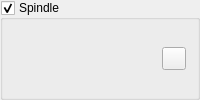
          <widget class="QGroupBox" name="grpSpindle">
           <property name="enabled">
            <bool>true</bool>
           </property>
           <property name="title">
            <string>Spindle</string>
           </property>
           <property name="checkable">
            <bool>true</bool>
           </property>
           <property name="overrided" stdset="0">
            <bool>false</bool>
           </property>
           <layout class="QHBoxLayout" name="horizontalLayout_2">
            <item>
             <widget class="QWidget" name="widgetSpindle" native="true">
              <layout class="QHBoxLayout" name="horizontalLayout_5">
               <property name="spacing">
                <number>10</number>
               </property>
               <property name="leftMargin">
                <number>0</number>
               </property>
               <property name="topMargin">
                <number>0</number>
               </property>
               <property name="rightMargin">
                <number>0</number>
               </property>
               <property name="bottomMargin">
                <number>0</number>
               </property>
               <item>
                <widget class="SliderBox" name="slbSpindle" native="true">
                 <property name="sizePolicy">
                  <sizepolicy hsizetype="Expanding" vsizetype="Preferred">
                   <horstretch>0</horstretch>
                   <verstretch>0</verstretch>
                  </sizepolicy>
                 </property>
                </widget>
               </item>
               <item>
                <widget class="StyledToolButton" name="cmdSpindle">
                 <property name="enabled">
                  <bool>true</bool>
                 </property>
                 <property name="toolTip">
                  <string>Spindle on/off</string>
                 </property>
                 <property name="icon">
                  <iconset resource="images.qrc">
                   <normaloff>:/images/cutter.png</normaloff>:/images/cutter.png</iconset>
                 </property>
                 <property name="checkable">
                  <bool>true</bool>
                 </property>
                 <property name="adjustSize" stdset="0">
                  <bool>true</bool>
                 </property>
                </widget>
               </item>
              </layout>
             </widget>
            </item>
           </layout>
          </widget>
